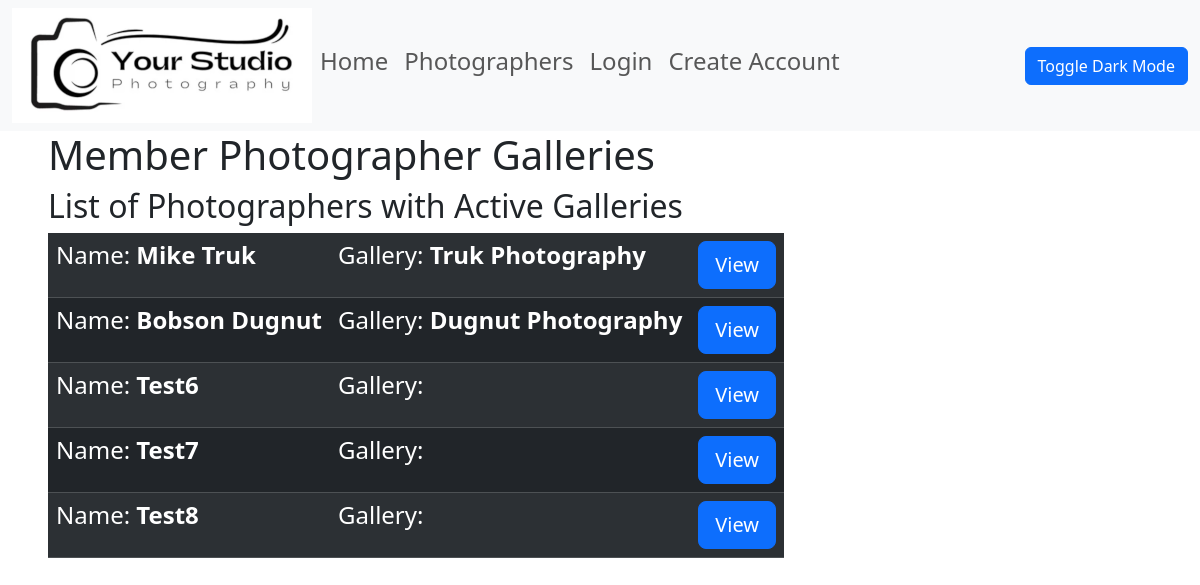
Before: / with the older database file.
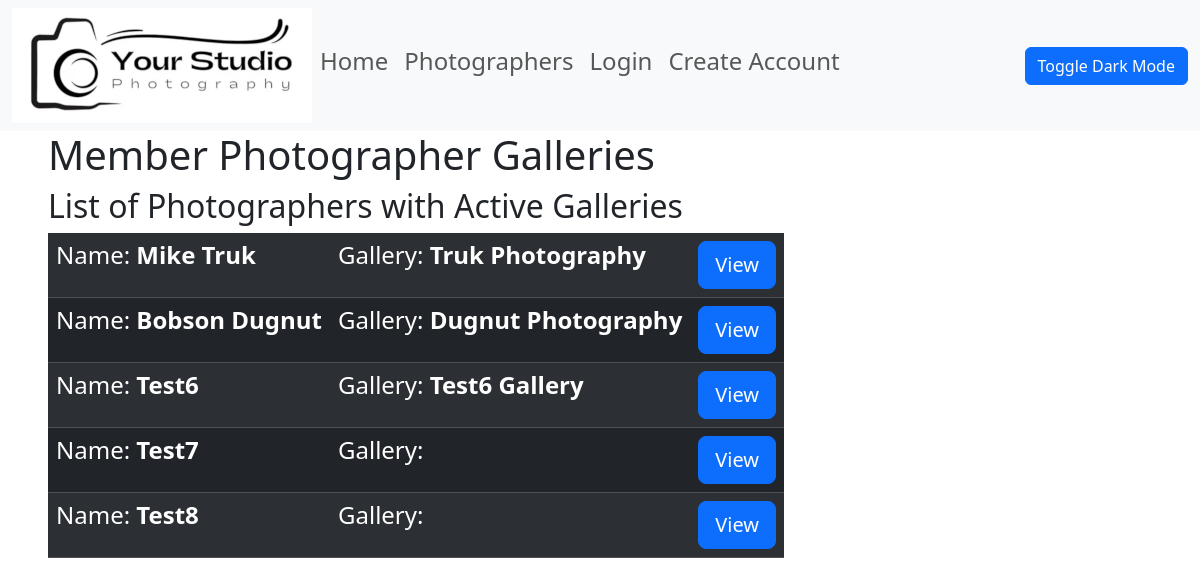
After: the same page with the newer database file.
### photo_app/models.py (models this page shows, shortened)
class Photographer(models.Model):
    name = models.CharField(max_length=200)
    email = models.CharField("UCCS Email", max_length=200)
    user = models.OneToOneField(User, null=True, on_delete=models.CASCADE)
    gallery = models.OneToOneField(Gallery, null=True, on_delete=models.CASCADE, unique=True, default=None)
    def __str__(self):
        return self.name

class Gallery(models.Model):
    title = models.CharField(max_length=200)
    about = models.TextField((""), blank=True)
    def get_absolute_url(self):
        return reverse('gallery-detail', args=[str(self.id)])

### photo_app/views.py (the view)
# urls.py: path('', views.index, name='index'),
def index(request):
    photographer_active_galleries = Photographer.objects.select_related('gallery').all()
    print("active gallery query set", photographer_active_galleries)
    return render( request, 'photo_app/index.html', {'photographer_active_galleries':photographer_active_galleries})

### photo_app/templates/photo_app/index.html
{% extends "photo_app/base_template.html" %}
{% block content %}
<h1>Member Photographer Galleries</h1>
<h2>List of Photographers with Active Galleries</h2>
<table class="table table-striped table-dark list-group">
    <tbody>
{% for i in photographer_active_galleries %}
<tr>
<td><h4>Name: <strong>{{i.name}}</strong></h4></td>
<td><h4>Gallery: <strong>{{ i.gallery.title }}</strong></td>
<td><a class="btn btn-primary btn-lg" href="{{ i.gallery.get_absolute_url }}" role="button">View</a></h4></td>
</tr>
{% endfor %}
</table>
{% endblock %}

Changed rows visible on the page:
changed through a linked row, Photographer "Test6": gallery (not shown) → "Test6 Gallery"
